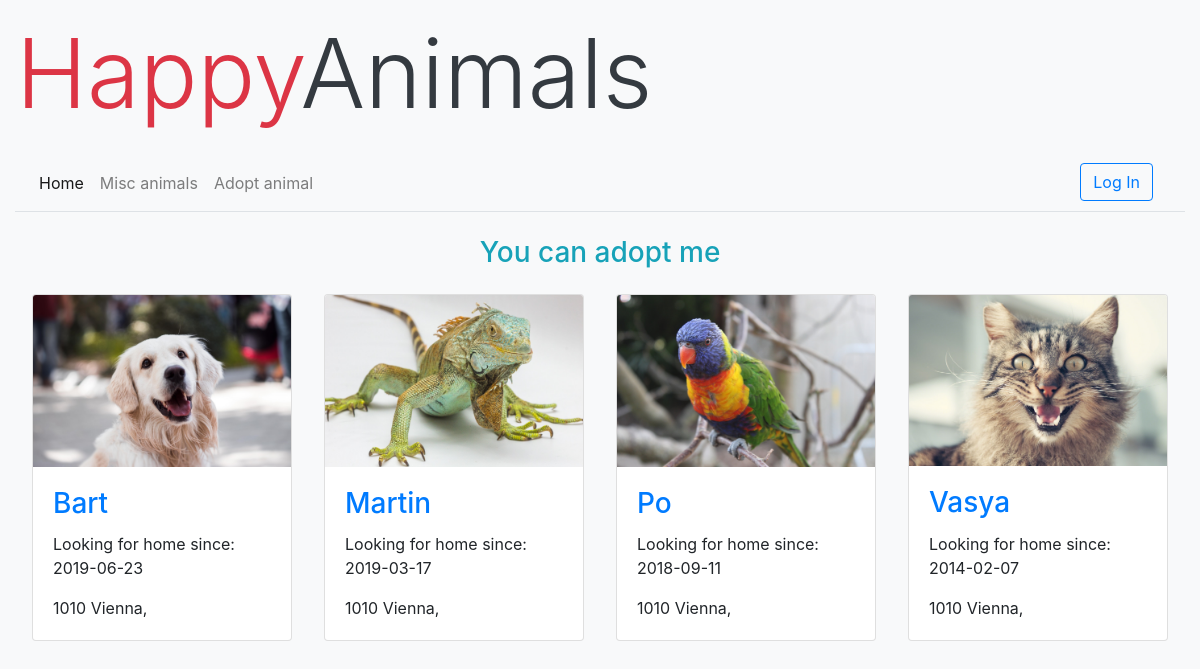
Page /senior.php on the earlier database version.
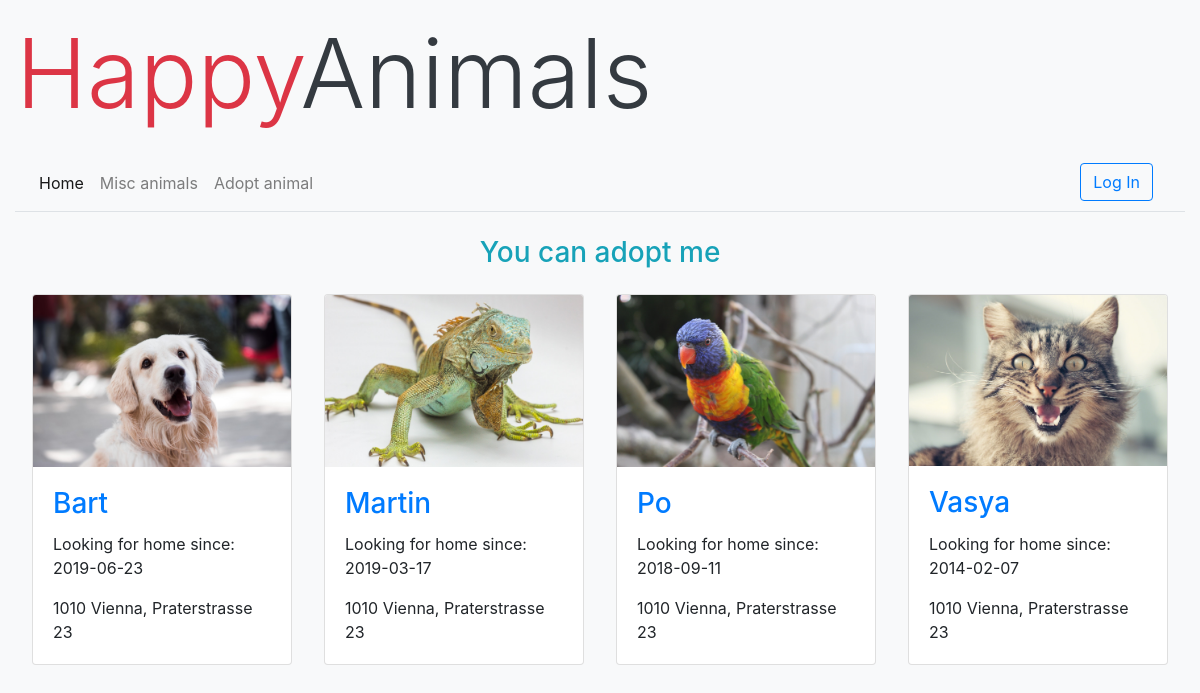
Same page on the later database version.
### tables this page shows
CREATE TABLE `animals` (
  `animId` int(11) NOT NULL,
  `name` varchar(63) NOT NULL,
  `img` varchar(255) DEFAULT NULL,
  `descr` varchar(255) DEFAULT NULL,
  `type` enum('sm','lg','sen') DEFAULT 'sm',
  `website` varchar(255) DEFAULT NULL,
  `hobbies` varchar(255) DEFAULT NULL,
  `ad_date` date DEFAULT NULL,
  `loca` int(11) NOT NULL DEFAULT 1
);

CREATE TABLE `location` (
  `locId` int(11) NOT NULL,
  `zip` int(11) NOT NULL DEFAULT 1010,
  `city` varchar(127) NOT NULL DEFAULT 'Vienna',
  `address` varchar(255) DEFAULT NULL,
  `loc_x` double(11,7) DEFAULT 48.2205998,
  `loc_y` double(11,7) DEFAULT 16.2399769
);

### classes.php (the view, shortened to what this page needs)
<?php
class Animal
{
    protected $animId;
    protected $name;
    protected $img;
    protected $website;
    protected $hobbies;
    protected $adDate;
    protected $zip;
    protected $city;
    protected $address;
    protected $type;
    public function __construct($animId,$name,$img,$descr,$website,$hobbies,$adDate,$zip,$city,$address,$loc_x,$loc_y,$type)
    {
        $this->animId = $animId;
        $this->name = $name;
        $this->img = $img;
        $this->website = $website;
        $this->hobbies = $hobbies;
        $this->adDate = $adDate;
        $this->zip = $zip;
        $this->city = $city;
        $this->address = $address;
        $this->type = $type;
    }
    public function printCards()
    {
        if ($this->type == 'sm') {
            $extra = '<a class="" href="#">'.$this->website.'</a>';
        } else if ($this->type == 'lg'){
            $extra = '<p class="card-text">Hobbies: '.$this->hobbies.'</p>';
        } else if ($this->type == 'sen') {
            $extra = '<p class="card-text">Looking for home since: '.$this->adDate.'</p>';
        }
        $addr = $this->zip.' '.$this->city.', '.$this->address;
        return '<div class="col-3 p-3">
	    			<div class="card">
		    			<img class="card-img-top img-fluid" src="'.$this->img.'" alt="Card image">
		    			<div class="card-body">
		    				<a href="index.php?itm='.$this->animId.'" class="stretched-link">
                                <h3 class="card-title">'.$this->name.'</h3>
                            </a>
                            '.$extra.'
		    				<p class="card-text">'.$addr.'</p>
		    			</div>
	    			</div>
    			</div>';
    }
}
?>

### senior.php (shortened to what this page needs)
<?php
require_once 'dbconnect.php';
require_once 'classes.php';
$list = array();
$queryList = mysqli_query($conn,"SELECT * FROM animals
        JOIN location ON animals.loca = location.locId
        WHERE animals.type='sen'");
if($queryList->num_rows > 0){
    $rows = $queryList->fetch_all(MYSQLI_ASSOC);
    foreach ($rows as $value){
        array_push($list,new Animal ($value['animId'],$value['name'],$value['img'],$value['descr'],$value['website'],$value['hobbies'],$value['ad_date'],$value['zip'],$value['city'],$value['address'],$value['loc_x'],$value['loc_y'],$value['type']) );
    }
} else {
    $_SESSION['queryMsg'] = "We could not find anything, sorry :(";
}
?>
<!DOCTYPE html>
<html lang="en">
<head>
	<link rel ="stylesheet" href="https://stackpath.bootstrapcdn.com/bootstrap/4.3.1/css/bootstrap.min.css">
</head>
<body class="bg-light">
	<div class="container-fluid">
		<div class="row p-3">
			<h1 class="display-1 w-100 text-left text-dark"><span class="text-danger">Happy</span>Animals</h1>
		</div>
		<nav class="navbar navbar-expand-sm bg-light navbar-light sticky-top border-bottom">
			<ul class="navbar-nav w-100">
				<li class="nav-item active">
    				<a  class="nav-link" href="index.php">Home</a>
    			</li>
    			<li class="nav-item">
    				<a class="nav-link" href="general.php">Misc animals</a>
    			</li>
    			<li class="nav-item">
    				<a class="nav-link" href="senior.php">Adopt animal</a>
    			</li>
                <li class="nav-item ml-auto mr-3">
                    <?php if (isset($_SESSION['entr']) == 'logout') {
                    	echo '<a class="btn btn-outline-primary" href="login.php?logout">Log Out</a>';
                    } else{
                    	echo '<a class="btn btn-outline-primary" href="login.php">Log In</a>';
                    }?>
                </li>
    		</ul>
    	</nav>
		<div class="row p-3">
    		<?php
            if (count($list)!=0) {
                echo '<h3 class="w-100 text-center text-info">You can adopt me</h3>';
                foreach ($list as $value) {
                    $res=$value->printCards();
                    echo $res;
                }
            }
            ?>
    	</div>
	</div>
</body>
</html>

Differences in the rows shown:
changed through a linked row, animals "Bart": loca.address "1010 Vienna," → "1010 Vienna, Praterstrasse 23"
changed through a linked row, animals "Martin": loca.address "1010 Vienna," → "1010 Vienna, Praterstrasse 23"
changed through a linked row, animals "Po": loca.address "1010 Vienna," → "1010 Vienna, Praterstrasse 23"
changed through a linked row, animals "Vasya": loca.address "1010 Vienna," → "1010 Vienna, Praterstrasse 23"
